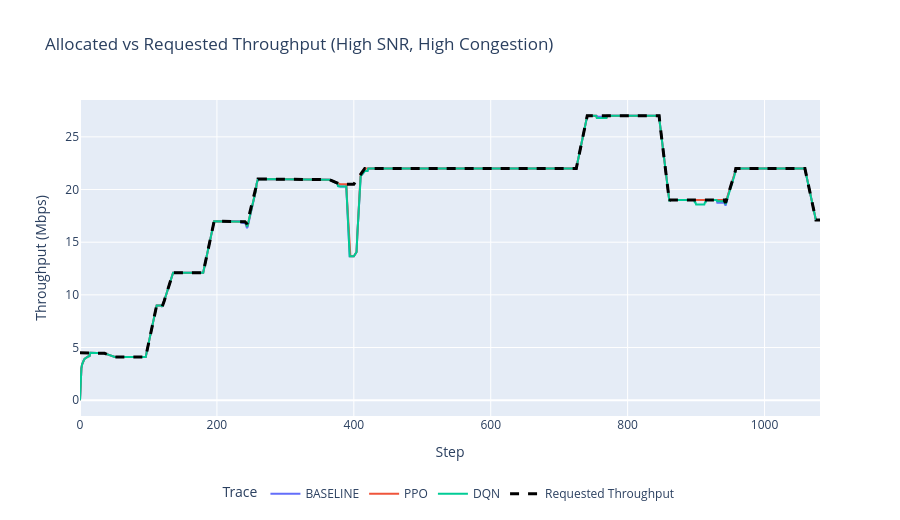

Notebook code for this chart:
### Markdown cell above
## 4) Critical-Case Time Series (Hard Scenarios Only)

### Code cell
SCENARIO = "load_cycle_1"
plot_df = data[data["scenario"] == SCENARIO].copy()

if len(plot_df) == 0:
    print(f"No data found for scenario: {SCENARIO}")
else:
    plot_df = plot_df.sort_values(["agent", "step"])

    display_map = {"ODT_FINETUNED": "ODT"}

    # Plot order you requested
    plot_order = ["BASELINE", "PPO", "ODT_FINETUNED", "DQN"]

    plot_df["throughput_alloc_mbps"] = pd.to_numeric(
        plot_df.get("transmission_rate_mbps", np.nan), errors="coerce"
    )

    ref_agent = sorted(plot_df["agent"].unique())[0]
    req_df = plot_df[plot_df["agent"] == ref_agent].copy()
    req_df["throughput_req_mbps"] = pd.to_numeric(
        req_df.get("throughput_req", np.nan), errors="coerce"
    )

    plot_df["alloc_smooth"] = (
        plot_df.groupby("agent")["throughput_alloc_mbps"]
               .transform(lambda s: s.rolling(15, min_periods=1).mean())
    )
    req_df["req_smooth"] = req_df["throughput_req_mbps"].rolling(15, min_periods=1).mean()

    fig = go.Figure()

    # Add in fixed performance order
    for agent in plot_order:
        g = plot_df[plot_df["agent"] == agent]
        if g.empty:
            continue
        fig.add_trace(
            go.Scatter(
                x=g["step"],
                y=g["alloc_smooth"],
                mode="lines",
                name=display_map.get(agent, agent),
            )
        )

    # Requested plotted last (on top)
    fig.add_trace(
        go.Scatter(
            x=req_df["step"],
            y=req_df["req_smooth"],
            mode="lines",
            name="Requested Throughput",
            line=dict(color="black", dash="dash", width=3),
        )
    )

    fig.update_layout(
        height=520,
        title="Allocated vs Requested Throughput (High SNR, High Congestion)",
        xaxis_title="Step",
        yaxis_title="Throughput (Mbps)",
        legend=dict(
            orientation="h",
            yanchor="top",
            y=-0.2,
            xanchor="center",
            x=0.5
        ),
        legend_title="Trace",
    )
    fig.show()

### Figure 1 — Plotly figure (JSON) as saved in the notebook; plotly's stock layout.template omitted (floating-point values rounded to 4 significant figures; data arrays with more than 128 entries replaced by an {"elided": "..."} marker saying what was removed)
{"data": [{"mode": "lines", "name": "BASELINE", "type": "scatter", "x": {"elided": "1082 int values"}, "y": {"elided": "1082 float values"}}, {"mode": "lines", "name": "PPO", "type": "scatter", "x": {"elided": "1082 int values"}, "y": {"elided": "1082 float values"}}, {"mode": "lines", "name": "DQN", "type": "scatter", "x": {"elided": "1082 int values"}, "y": {"elided": "1082 float values"}}, {"line": {"color": "black", "dash": "dash", "width": 3}, "mode": "lines", "name": "Requested Throughput", "type": "scatter", "x": {"elided": "1082 int values"}, "y": {"elided": "1082 float values"}}], "layout": {"height": 520, "legend": {"orientation": "h", "title": {"text": "Trace"}, "x": 0.5, "xanchor": "center", "y": -0.2, "yanchor": "top"}, "title": {"text": "Allocated vs Requested Throughput (High SNR, High Congestion)"}, "xaxis": {"title": {"text": "Step"}}, "yaxis": {"title": {"text": "Throughput (Mbps)"}}}}
